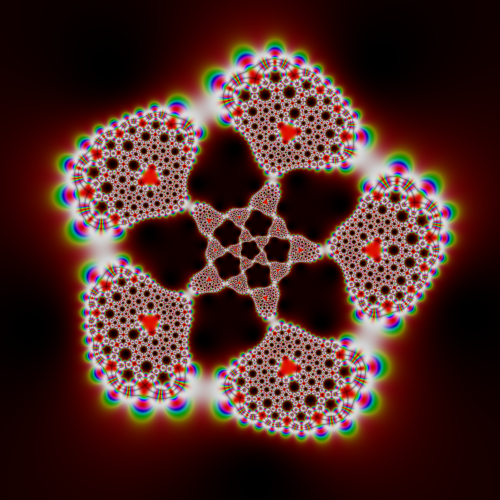

The Python source for this figure:
# Python绘制二十面体对称的万花筒
# 公众号：Charles的皮卡丘
import numpy as np
import matplotlib.pyplot as plt
from matplotlib.colors import hsv_to_rgb


def Klein(z):
    return 1728 * (z * (z**10 + 11 * z**5 - 1))**5 / \
        (-(z**20 + 1) + 228 * (z**15 - z**5) - 494 * z**10)**3


def RiemannSphere(z):
    t = 1 + z.real*z.real + z.imag*z.imag
    return 2*z.real/t, 2*z.imag/t, 2/t-1


def Mobius(z):
    return (z - 20)/(3*z + 1j)


def draw(imgsize=500):
    y, x = np.ogrid[6: -6: imgsize*2j, -6: 6: imgsize*2j]
    z = x + y*1j
    z = RiemannSphere(Klein(Mobius(Klein(z))))
    H = np.sin(z[0]*np.pi)**2
    S = np.cos(z[1]*np.pi)**2
    V = abs(np.sin(z[2]*np.pi) * np.cos(z[2]*np.pi))**0.2
    HSV = np.dstack((H, S, V))
    img = hsv_to_rgb(HSV)
    fig = plt.figure(figsize=(imgsize/100.0, imgsize/100.0), dpi=100)
    ax = fig.add_axes([0, 0, 1, 1], aspect=1)
    ax.axis('off')
    ax.imshow(img)
    fig.savefig('kaleidoscope.png')


if __name__ == '__main__':
    draw()